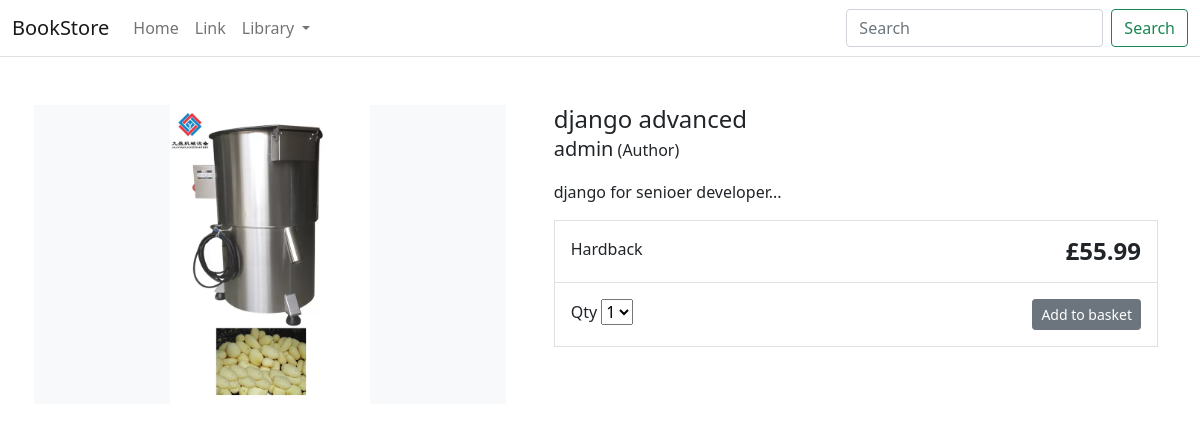
The app's page /item/django-advanced/ with its own data.
### store/models.py (models this page shows, shortened)
class Product(models.Model):
    category = models.ForeignKey(Category, related_name='product', on_delete=models.CASCADE)
    created_by = models.ForeignKey(User, on_delete=models.CASCADE, related_name='product_creator')
    title = models.CharField(max_length=255)
    author = models.CharField(max_length=255, default='admin')
    description = models.TextField(blank=True)
    image = models.ImageField(upload_to='images/')
    slug = models.SlugField(max_length=255)
    price = models.DecimalField(max_digits=4, decimal_places=2)
    in_stock = models.BooleanField(default=True)
    is_active = models.BooleanField(default=True)
    created = models.DateTimeField(auto_now_add=True)
    updated = models.DateTimeField(auto_now=True)
    objects = models.Manager()
    products = ProductManager()
    class Meta:
        verbose_name_plural = 'Products'
        ordering = ('-created',)

### store/views.py (the view)
# urls.py: path('item/<slug:slug>/', views.product_detail, name='product_detail'),
def product_detail(request, slug):
    product = get_object_or_404(Product, slug=slug, in_stock=True)
    return render(request, 'store/products/detail.html', {'product': product})

### store/models.py (called while the page is built)
    def get_absolute_url(self):
        return reverse('store:category_list', args=[self.slug])

### store/views.py (called while the page is built)
def categories(request):
    return {
        'categories': Category.objects.all()
    }

### templates/store/products/detail.html (shortened to what this page needs)
{% extends "store/base.html" %}
{% load static %}
{% block content %}
<div class="container">
    <main class="pt-5">
        <div class="row g-3">
            <div class="col-md-5 col-lg-5 order-md-first bg-light">
                <img class="img-fluid mx-auto d-block" width="200px" alt="Responsive image" src="{{ product.image.url }}">
            </div>
            <div class="col-md-7 col-lg-7 ps-md-3 ps-lg-5">
                <h1 class="mb-0 h4">{{ product.title }}</h1>
                <p><span class="lead">{{ product.author }}</span> (Author)</p>
                <p>{{ product.description|slice:":355" }}...</p>
                <div class="border">
                    <div class="col border-bottom">
                        <div class="row p-3">
                            <div class="col-6">Hardback</div>
                            <div class="col-6 text-end"><span class="h4 fw-bold">£{{ product.price }}</span></div>
                        </div>
                    </div>
                    <div class="col">
                        <div class="row p-3">
                            <div class="col-6">
                                <label for="select">Qty</label>
                                <select id="select">
                                    <option value="">1</option>
                                </select>
                            </div>
                            <div class="col-6 text-end"><button type="button" class="btn btn-secondary btn-sm">Add to
                                    basket</button></div>
                        </div>
                    </div>
                </div>
            </div>
        </div>
    </main>
</div>
{% endblock %}

### records on screen
Product: image (picture), title "django advanced", author "admin", description "django for senioer developer", price "55.99"
